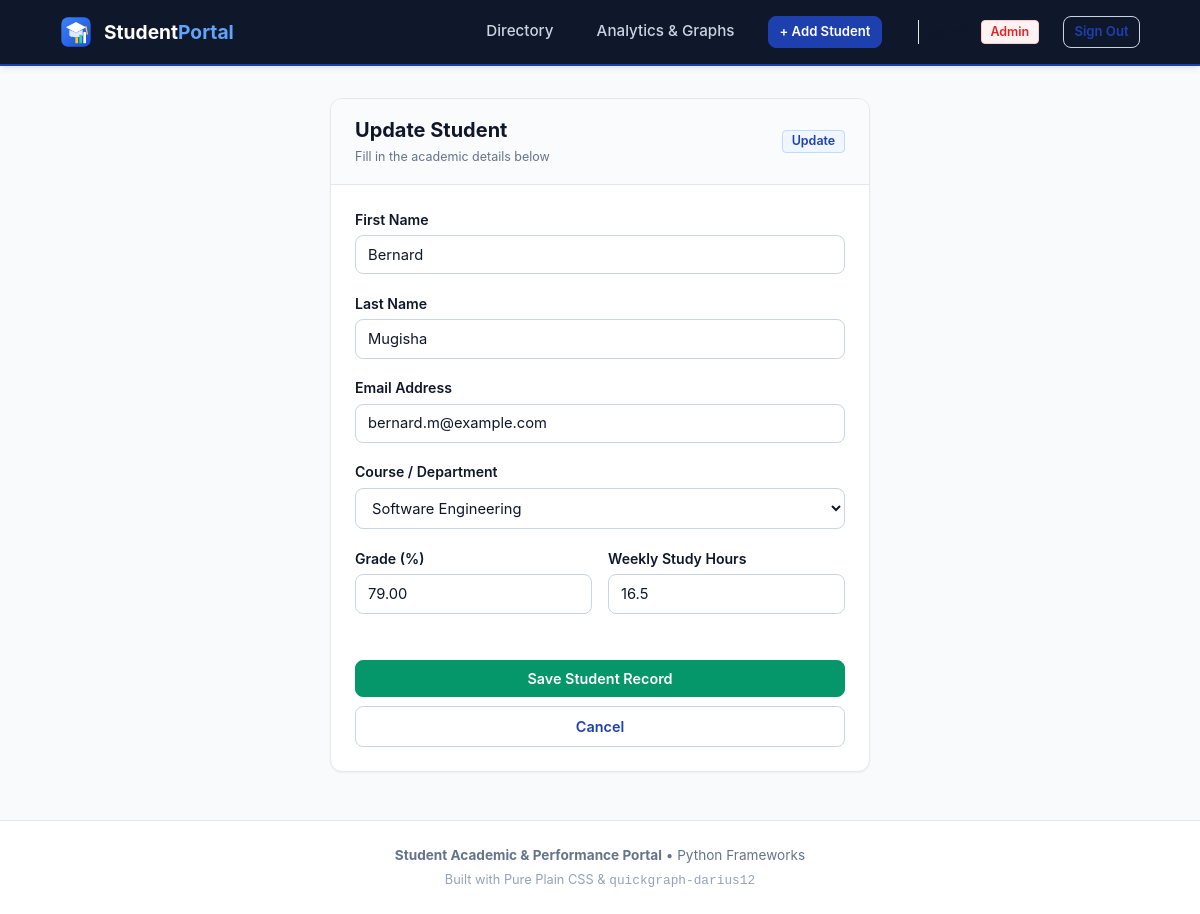
The app's page /edit/2/ (signed in) with its own data.
### students/models.py (models this page shows, shortened)
class Student(models.Model):
    COURSE_CHOICES = [
        ('Computer Science', 'Computer Science'),
        ('Software Engineering', 'Software Engineering'),
        ('Data Science', 'Data Science'),
        ('Cybersecurity', 'Cybersecurity'),
        ('Information Technology', 'Information Technology'),
    ]
    first_name = models.CharField(max_length=50)
    last_name = models.CharField(max_length=50)
    email = models.EmailField(unique=True)
    course = models.CharField(max_length=100, choices=COURSE_CHOICES, default="Computer Science")
    grade = models.DecimalField(max_digits=5, decimal_places=2, default=75.0, help_text="Grade percentage (0-100)")
    study_hours_per_week = models.FloatField(default=15.0, help_text="Weekly study hours")
    registration_date = models.DateField(auto_now_add=True)
    class Meta:
        db_table = 'students'
        ordering = ['-id']

### students/views.py (the view)
# urls.py: path('edit/<int:pk>/', views.student_update, name='student_update'),
@instructor_required
def student_update(request, pk):
    student = get_object_or_404(Student, pk=pk)
    if request.method == 'POST':
        form = StudentForm(request.POST, instance=student)
        if form.is_valid():
            form.save()
            return redirect('student_list')
    else:
        form = StudentForm(instance=student)
    return render(request, 'students/student_form.html', {'form': form, 'action': 'Update'})

### students/forms.py
class StudentForm(forms.ModelForm):
    class Meta:
        model = Student
        fields = ['first_name', 'last_name', 'email', 'course', 'grade', 'study_hours_per_week']
        widgets = {
            'first_name': forms.TextInput(attrs={'class': 'form-control', 'placeholder': 'Enter first name'}),
            'last_name': forms.TextInput(attrs={'class': 'form-control', 'placeholder': 'Enter last name'}),
            'email': forms.EmailInput(attrs={'class': 'form-control', 'placeholder': 'student@example.com'}),
            'course': forms.Select(attrs={'class': 'form-select'}),
            'grade': forms.NumberInput(attrs={'class': 'form-control', 'placeholder': '0 - 100', 'step': '0.5', 'min': '0', 'max': '100'}),
            'study_hours_per_week': forms.NumberInput(attrs={'class': 'form-control', 'placeholder': 'Weekly hours (e.g. 15)', 'step': '0.5', 'min': '0'}),
        }

### students/context_processors.py (called while the page is built)
def user_roles(request):
    if not request.user.is_authenticated:
        return {
            'is_instructor': False,
            'is_student': False,
            'user_role': 'Guest',
        }
    is_admin = request.user.is_superuser
    is_instructor = is_admin or request.user.groups.filter(name='Instructor').exists()
    is_student = request.user.groups.filter(name='Student').exists()
    if is_admin:
        role = 'Admin'
    elif is_instructor:
        role = 'Instructor'
    elif is_student:
        role = 'Student'
    else:
        role = 'User'
    return {
        'is_instructor': is_instructor,
        'is_student': is_student,
        'user_role': role,
    }

### students/templates/students/student_form.html (shortened to what this page needs)
{% extends 'students/base.html' %}
{% block content %}
<div class="form-container">
    <div class="card">
        <div class="card-header">
            <div>
                <h2 style="font-size: 1.25rem; font-weight: 700; color: var(--text-main);">
                    {{ action }} Student
                </h2>
                <small style="color: var(--text-muted);">Fill in the academic details below</small>
            </div>
            <span class="badge badge-primary">{{ action }}</span>
        </div>
        <div class="card-body">
            <form method="POST" novalidate>
                <div class="form-group">
                    <label class="form-label">First Name</label>
                    {{ form.first_name }}
                </div>
                <div class="form-group">
                    <label class="form-label">Last Name</label>
                    {{ form.last_name }}
                </div>
                <div class="form-group">
                    <label class="form-label">Email Address</label>
                    {{ form.email }}
                </div>
                <div class="form-group">
                    <label class="form-label">Course / Department</label>
                    {{ form.course }}
                </div>
                <div style="display: grid; grid-template-columns: 1fr 1fr; gap: 1rem;">
                    <div class="form-group">
                        <label class="form-label">Grade (%)</label>
                        {{ form.grade }}
                    </div>
                    <div class="form-group">
                        <label class="form-label">Weekly Study Hours</label>
                        {{ form.study_hours_per_week }}
                    </div>
                </div>
                <div class="form-actions">
                    <button type="submit" class="btn btn-success btn-block">
                        Save Student Record
                    </button>
                    <a href="{% url 'student_list' %}" class="btn btn-outline btn-block" style="text-align: center;">
                        Cancel
                    </a>
                </div>
            </form>
        </div>
    </div>
</div>
{% endblock %}

### static/css/style.css (style rules this page uses)
:root { --primary: #1e40af; --primary-hover: #1d4ed8; --primary-soft: #eff6ff; --success: #059669; --success-soft: #ecfdf5; --warning: #d97706; --warning-soft: #fffbeb; --danger: #dc2626; --danger-hover: #b91c1c; --danger-soft: #fef2f2; --bg-page: #f8fafc; --surface: #ffffff; --border: #e2e8f0; --border-dark: #cbd5e1; --text-main: #0f172a; --text-muted: #64748b; --text-light: #94a3b8; --radius-sm: 4px; --radius-md: 8px; --radius-lg: 12px; --shadow-sm: 0 1px 2px 0 rgba(0, 0, 0, 0.05); --shadow-md: 0 4px 6px -1px rgba(0, 0, 0, 0.07), 0 2px 4px -2px rgba(0, 0, 0, 0.05); --shadow-lg: 0 10px 15px -3px rgba(0, 0, 0, 0.08); }
* { box-sizing: border-box; margin: 0; padding: 0; }
body { font-family: -apple-system, BlinkMacSystemFont, "Segoe UI", Roboto, "Helvetica Neue", Arial, sans-serif; font-size: 15px; line-height: 1.5; color: var(--text-main); background-color: var(--bg-page); min-height: 100vh; display: flex; flex-direction: column; }
a { color: var(--primary); text-decoration: none; transition: color 0.15s ease; }
.btn { display: inline-flex; align-items: center; justify-content: center; font-family: inherit; font-size: 0.9rem; font-weight: 600; padding: 0.55rem 1.15rem; border-radius: var(--radius-md); border: 1px solid transparent; cursor: pointer; text-decoration: none; transition: background-color 0.15s ease, border-color 0.15s ease, box-shadow 0.15s ease; white-space: nowrap; }
.btn-success { background-color: var(--success); color: #ffffff; border-color: var(--success); }
.btn-outline { background-color: transparent; color: var(--primary); border-color: var(--border-dark); }
.btn-block { display: block; width: 100%; }
.card { background-color: var(--surface); border: 1px solid var(--border); border-radius: var(--radius-lg); box-shadow: var(--shadow-sm); overflow: hidden; }
.card-body { padding: 1.5rem; }
.card-header { padding: 1rem 1.5rem; border-bottom: 1px solid var(--border); display: flex; justify-content: space-between; align-items: center; background-color: #fafbfc; }
.badge { display: inline-block; padding: 0.2rem 0.55rem; border-radius: var(--radius-sm); font-size: 0.78rem; font-weight: 600; line-height: 1.2; }
.badge-primary { background-color: var(--primary-soft); color: var(--primary); border: 1px solid #bfdbfe; }
.form-container { max-width: 540px; margin: 0 auto; }
.form-group { margin-bottom: 1.15rem; }
.form-label { display: block; font-size: 0.88rem; font-weight: 600; color: var(--text-main); margin-bottom: 0.35rem; }
.form-control, .form-select, input[type="text"], input[type="email"], input[type="number"], select { width: 100%; padding: 0.6rem 0.75rem; font-family: inherit; font-size: 0.92rem; color: var(--text-main); background-color: #ffffff; border: 1px solid var(--border-dark); border-radius: var(--radius-md); outline: none; transition: border-color 0.15s ease, box-shadow 0.15s ease; }
.form-actions { margin-top: 1.75rem; display: flex; flex-direction: column; gap: 0.6rem; }

### records on screen
Student: first_name "Bernard", last_name "Mugisha", email "bernard.m@example.com", course "Software Engineering", grade "79.00", study_hours_per_week "16.5"

### other values on screen
{{ action }} "Update"
